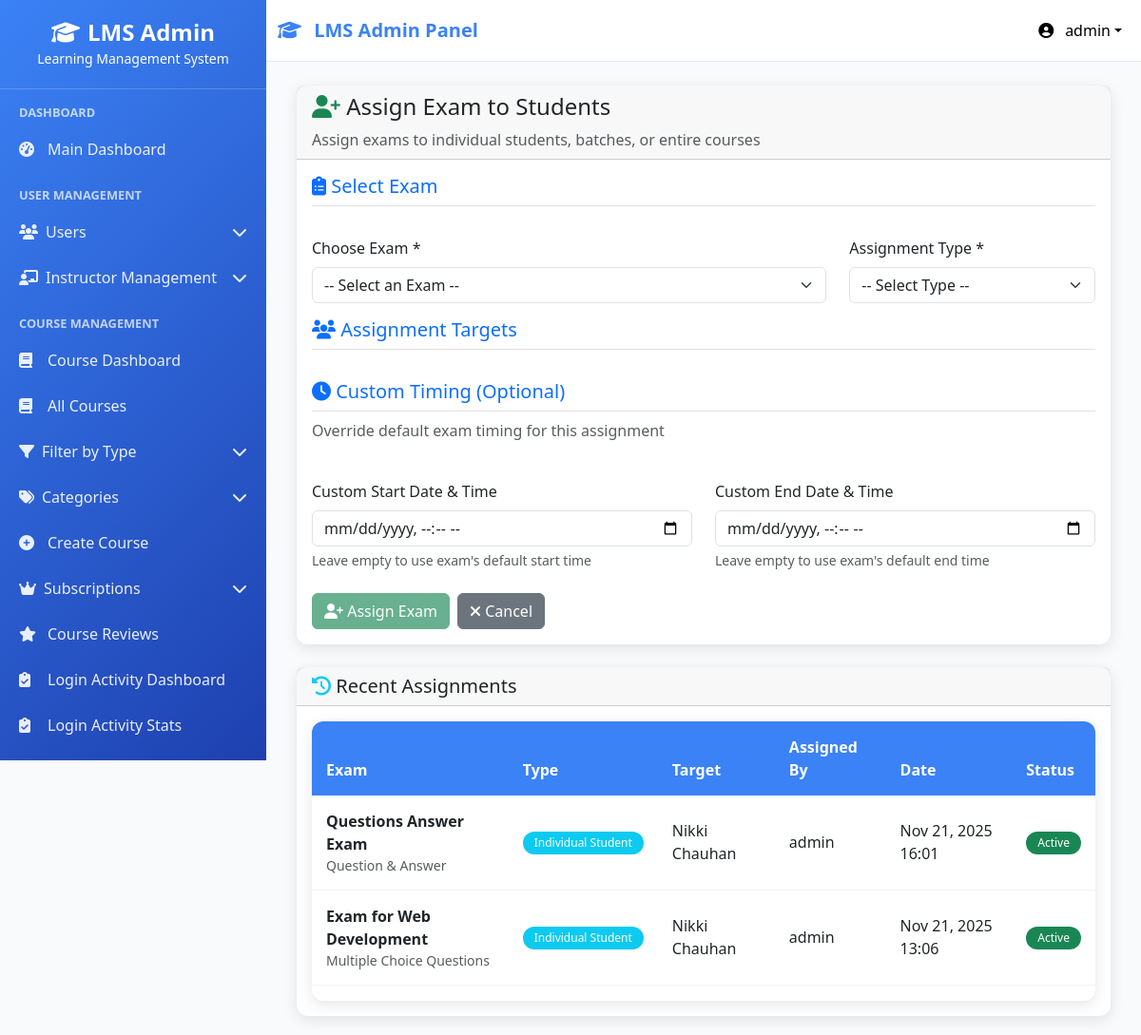
/exams/assign/ (signed in), run on an earlier commit of the app's database.
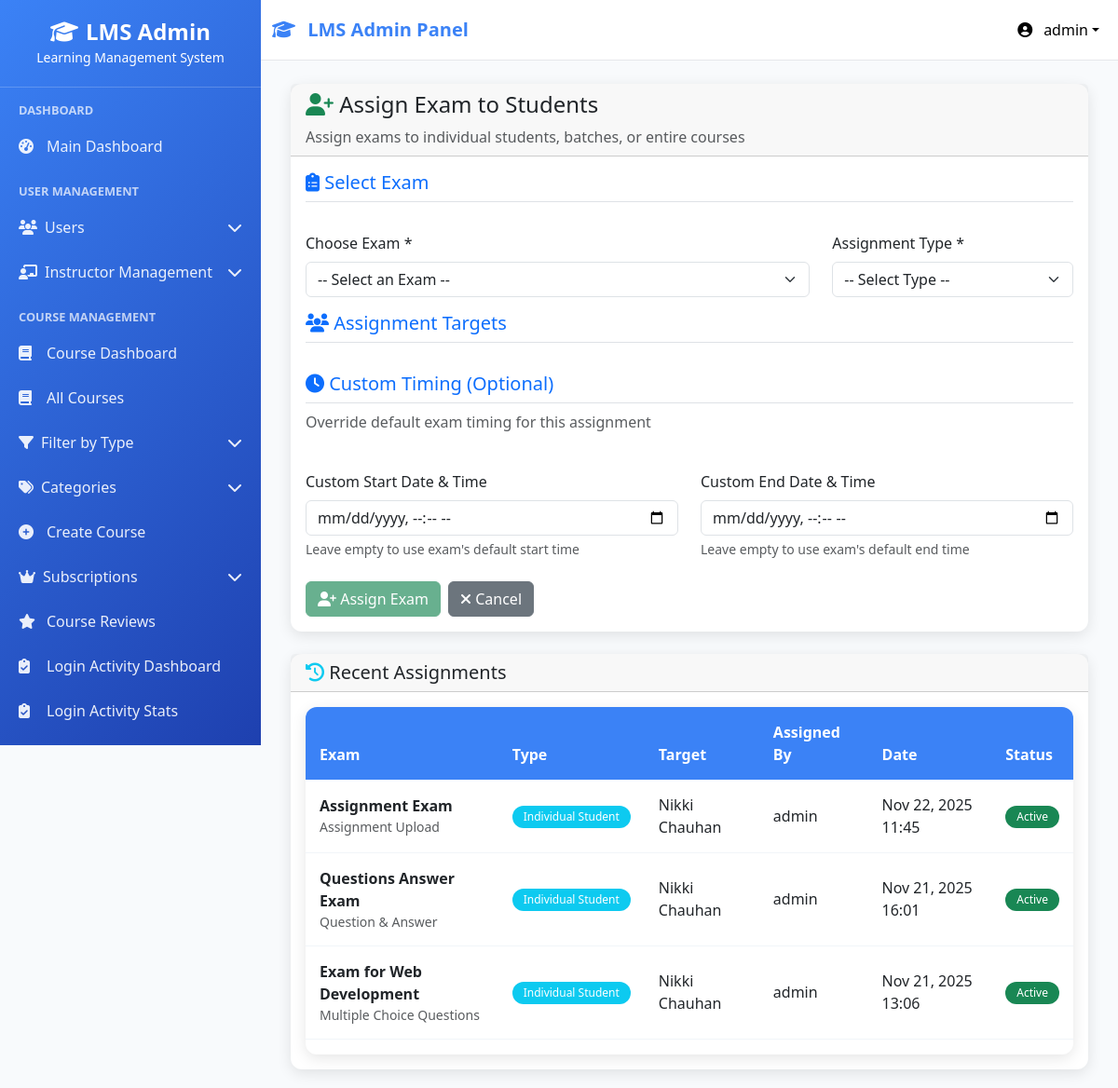
And on a later commit of the database.
### exams/models.py (models this page shows, shortened)
class ExamAssignment(models.Model):
    ASSIGNMENT_TYPE_CHOICES = [
        ('individual', 'Individual Student'),
        ('batch', 'Entire Batch'),
        ('course', 'Entire Course'),
    ]
    exam = models.ForeignKey(Exam, on_delete=models.CASCADE, related_name='assignments')
    assignment_type = models.CharField(max_length=20, choices=ASSIGNMENT_TYPE_CHOICES)
    student = models.ForeignKey(
        User,
        on_delete=models.CASCADE,
        null=True,
        blank=True,
        limit_choices_to={'role': 'student'},
        related_name='assigned_exams'
    )
    batch = models.ForeignKey(
        'courses.Batch',
        on_delete=models.CASCADE,
        null=True,
        blank=True,
        related_name='assigned_exams'
    )
    course = models.ForeignKey(
        'courses.Course',
        on_delete=models.CASCADE,
        null=True,
        blank=True,
        related_name='assigned_exams'
    )
    assigned_at = models.DateTimeField(auto_now_add=True)
    assigned_by = models.ForeignKey(
        User,
        on_delete=models.CASCADE,
        limit_choices_to={'role__in': ['superadmin', 'instructor']},
        related_name='exam_assignments_made'
    )
    custom_start_datetime = models.DateTimeField(null=True, blank=True)
    custom_end_datetime = models.DateTimeField(null=True, blank=True)
    is_active = models.BooleanField(default=True)
    class Meta:
        unique_together = [
            ['exam', 'student'],
            ['exam', 'batch'],
            ['exam', 'course'],
        ]

class Exam(models.Model):
    EXAM_TYPE_CHOICES = [
        ('mcq', 'Multiple Choice Questions'),
        ('qa', 'Question & Answer'),
        ('assignment', 'Assignment Upload'),
    ]
    TIMING_TYPE_CHOICES = [
        ('no_timing', 'No Time Limit'),
        ('per_question', 'Time Per Question'),
        ('total_exam', 'Total Exam Time'),
    ]
    STATUS_CHOICES = [
        ('draft', 'Draft'),
        ('published', 'Published'),
        ('archived', 'Archived'),
    ]
    title = models.CharField(max_length=200)
    description = models.TextField()
    instructions = models.TextField(blank=True, help_text="Special instructions for students")
    exam_type = models.CharField(max_length=20, choices=EXAM_TYPE_CHOICES)
    total_marks = models.PositiveIntegerField(default=100)
    passing_marks = models.PositiveIntegerField(default=40)
    timing_type = models.CharField(max_length=20, choices=TIMING_TYPE_CHOICES, default='no_timing')
    time_per_question_minutes = models.PositiveIntegerField(
        null=True,  # ✅ Allow NULL
        blank=True,  # ✅ Allow blank
        help_text="Minutes per question (only for per_question timing)"
    )
    total_exam_time_minutes = models.PositiveIntegerField(
        null=True,  # ✅ Allow NULL
        blank=True,  # ✅ Allow blank
        help_text="Total exam duration in minutes"
    )
    allow_retake = models.BooleanField(default=False)
    max_attempts = models.PositiveIntegerField(default=1)
    show_results_immediately = models.BooleanField(default=True)
    randomize_questions = models.BooleanField(default=False)
    randomize_options = models.BooleanField(default=False, help_text="For MCQ only")
    start_datetime = models.DateTimeField(null=True, blank=True)
    end_datetime = models.DateTimeField(null=True, blank=True)
    status = models.CharField(max_length=20, choices=STATUS_CHOICES, default='draft')
    is_active = models.BooleanField(default=True)
    created_at = models.DateTimeField(auto_now_add=True)
    updated_at = models.DateTimeField(auto_now=True)
    created_by = models.ForeignKey(
        User,
        on_delete=models.CASCADE,
        limit_choices_to={'role__in': ['superadmin', 'instructor']}
    )
    class Meta:
        ordering = ['-created_at']
        indexes = [
            models.Index(fields=['exam_type', 'status']),
            models.Index(fields=['start_datetime', 'end_datetime']),
        ]

### userss/models.py (models this page shows, shortened)
class CustomUser(AbstractUser):
    ROLE_CHOICES = (
    ("superadmin", "Super Admin"),
    ("instructor", "Instructor"),
    ("student", "Student"),
    ("webinar_user", "Webinar User"),  # Add this line
)
    role = models.CharField(max_length=20, choices=ROLE_CHOICES, default="student")
    phone_number = models.CharField(max_length=15, blank=True, null=True)
    profile_picture = models.ImageField(
        upload_to="profile_pics/", blank=True, null=True
    )
    bio = models.TextField(max_length=500, blank=True)
    date_of_birth = models.DateField(blank=True, null=True)
    address = models.TextField(max_length=200, blank=True)
    created_by = models.ForeignKey(
        "self",
        on_delete=models.SET_NULL,
        null=True,
        blank=True,
        related_name="created_users",
    )
    updated_at = models.DateTimeField(auto_now=True)
    def get_full_name(self):
        return f"{self.first_name} {self.last_name}".strip()
    class Meta:
        ordering = ["-date_joined"]
        verbose_name = "User"
        verbose_name_plural = "Users"

### exams/views.py (the view, shortened to what this page needs)
# urls.py: path('assign/', views.assign_exam, name='assign_exam'),
@login_required
def assign_exam(request):
    if request.user.role != 'superadmin':
        return redirect('user_login')
    try:
        exams = Exam.objects.filter(
            status='published',
            is_active=True
        ).select_related('created_by').order_by('-created_at')
        print(f"Found {exams.count()} exams")
        students = User.objects.filter(
            role='student',
            is_active=True
        ).order_by('first_name', 'last_name', 'username')
        print(f"Found {students.count()} students")
        if Batch is not None and Course is not None:
            batches = Batch.objects.filter(
                is_active=True
            ).select_related('course', 'instructor').order_by('course__title', 'name')
            print(f"Found {batches.count()} batches")
            courses = Course.objects.filter(
                is_active=True
            ).select_related('instructor').order_by('title')
            try:
                courses = courses.filter(status='published')
            except:
                pass
            print(f"Found {courses.count()} courses")
        else:
            print("Courses app not available")
            batches = []
            courses = []
        recent_assignments = ExamAssignment.objects.select_related(
            'exam', 'student', 'batch', 'course', 'assigned_by'
        ).order_by('-assigned_at')[:10]
        print(f"Found {recent_assignments.count()} recent assignments")
    except Exception as e:
        print(f"Error loading data: {e}")
        import traceback
        traceback.print_exc()
        exams = Exam.objects.none()
        students = User.objects.none()
        batches = []
        courses = []
        recent_assignments = ExamAssignment.objects.none()
        messages.error(request, f'Error loading data: {str(e)}')
    context = {
        'exams': exams,
        'students': students,
        'batches': batches,
        'courses': courses,
        'recent_assignments': recent_assignments,
    }
    return render(request, 'exam/assign_exam.html', context)

### lms/context_processors.py (called while the page is built, shortened)
def sidebar_context(request):
    context = {}
    if request.user.is_authenticated:
        from courses.models import Course
        is_admin = request.user.is_superuser or getattr(request.user, 'role', None) == 'superadmin'
        if is_admin:
            sidebar_courses = Course.objects.filter(is_active=True).order_by('course_code')[:15]
        elif getattr(request.user, 'role', None) == 'instructor':
            sidebar_courses = Course.objects.filter(
                instructor=request.user,
                is_active=True
            ).order_by('course_code')[:15]
        else:
            sidebar_courses = []
        context['sidebar_courses'] = sidebar_courses
        context['is_admin_user'] = is_admin  # Template में use करने के लिए
    return context

def instructor_permissions(request):
    context = {
        'instructor_permissions': [],
        'has_content_permission': False,
        'has_email_permission': False,
        'has_course_permission': False,
        'has_batch_permission': False,
        'has_student_permission': False,
        'has_analytics_permission': False,
    }
    return context

### userss/context_processors.py (called while the page is built, shortened)
def instructor_navigation(request):
    return {}

### userss/templates/exam/assign_exam.html (shortened to what the changed rows need)
{% extends 'base.html' %}
{% block content %}
<div class="container-fluid">
    {% if recent_assignments %}
    <div class="row mt-4">
        <div class="col-12">
            <div class="card">
                <div class="card-body">
                    <div class="table-responsive">
                        <table class="table table-hover">
                            <thead>
                                <tr>
                                    <th>Exam</th>
                                    <th>Type</th>
                                    <th>Target</th>
                                    <th>Assigned By</th>
                                    <th>Date</th>
                                    <th>Status</th>
                                </tr>
                            </thead>
                            <tbody>
                                {% for assignment in recent_assignments %}
                                <tr>
                                    <td>
                                        <strong>{{ assignment.exam.title }}</strong>
                                        <small class="text-muted d-block">{{ assignment.exam.get_exam_type_display }}</small>
                                    </td>
                                    <td>
                                        <span class="badge bg-info">{{ assignment.get_assignment_type_display }}</span>
                                    </td>
                                    <td>
                                        {% if assignment.assignment_type == 'individual' %}
                                            {{ assignment.student.get_full_name|default:assignment.student.username }}
                                        {% elif assignment.assignment_type == 'batch' %}
                                            {{ assignment.batch.name }}
                                        {% else %}
                                            {{ assignment.course.title }}
                                        {% endif %}
                                    </td>
                                    <td>{{ assignment.assigned_by.get_full_name|default:assignment.assigned_by.username }}</td>
                                    <td>{{ assignment.assigned_at|date:"M d, Y H:i" }}</td>
                                    <td>
                                        {% if assignment.is_active %}
                                            <span class="badge bg-success">Active</span>
                                        {% else %}
                                            <span class="badge bg-secondary">Inactive</span>
                                        {% endif %}
                                    </td>
                                </tr>
                                {% endfor %}
                            </tbody>
                        </table>
                    </div>
                </div>
            </div>
        </div>
    </div>
    {% endif %}
</div>
{% endblock %}

What changed in the data, as far as the page shows it:
added ExamAssignment: exam "Assignment Exam", exam.exam_type "Assignment Upload", assignment_type "Individual Student", student.get_full_name "Nikki Chauhan", assigned_by.get_full_name "admin", assigned_at "Nov 22, 2025 11:45", is_active "Active"
